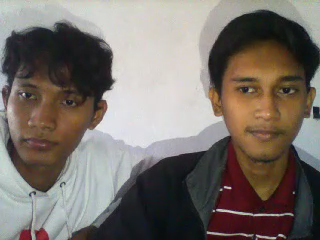
#> input picture frame 45 of vid.mp4, 320 x 240 px
$ jupyter execute 'DETECTION WITH VIDEO.ipynb'   (older library calls are emulated)
#> lines starting #> are read from the running program, lines starting #| are printed output that depends on the picture
[cell 1]
import cv2
import numpy as np
import scipy
import scipy.ndimage

# Load Video
cap = cv2.VideoCapture('vid.mp4')


fourcc = cv2.VideoWriter_fourcc(*'XVID')
out = cv2.VideoWriter('output.avi',fourcc, 20.0, (160,120))

# Resize frame ke 160x120 px
while True:
    ret, frame = cap.read()
#> frame is the input picture: shape (240, 320, 3); mean B, G, R 107.1, 113.1, 121.1
    if ret == True:
        b = cv2.resize(frame,(160,120),fx=0,fy=0, interpolation = cv2.INTER_CUBIC)
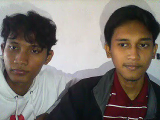
#> b: shape (120, 160, 3); mean B, G, R 107.1, 113.1, 121.1
        out.write(b)
    else:
        break

cap.release()
out.release()
cv2.destroyAllWindows()

cap = cv2.VideoCapture('output.avi')

countFrame = 0
detectFrame = 0

# intensities to be considered 'skin'
lower = np.array([0, 48, 80], dtype = "uint8")
upper = np.array([20, 255, 255], dtype = "uint8")


while(True):
    ret, img = cap.read()
    countFrame += 1
    if ret:
        # INFORMASI FITUR MATA
        # rgb to gray
        gray = cv2.cvtColor(img, cv2.COLOR_BGR2GRAY)
#         cv2.imshow('Grayscale', gray)

        # minimum filter
        mf = scipy.ndimage.filters.minimum_filter(gray,3)
#         cv2.imshow('Minimum Filter', mf)

        # threshold binary
        _, th = cv2.threshold(mf,127,255,cv2.THRESH_BINARY)
#         cv2.imshow('Iteratif Threshold', th)

        # TEMPLATE WAJAH
        # Skin Selection
        converted = cv2.cvtColor(img, cv2.COLOR_BGR2HSV)
        skinMask = cv2.inRange(converted, lower, upper)
#         cv2.imshow("Skin Selection", skinMask)

        # Gaussian Filter
        gb = cv2.GaussianBlur(skinMask, (3, 3), 0)
#         gb = scipy.ndimage.gaussian_filter(skinMask, sigma=3)
#         cv2.imshow("Gaussian Filter", gb)

        # Adaptive Threshold
#         gb = scipy.ndimage.gaussian_filter(skinMask, sigma=3)
        at = cv2.adaptiveThreshold(gb, 255,cv2.ADAPTIVE_THRESH_MEAN_C, cv2.THRESH_BINARY, 3, 2)
#         cv2.imshow("Adaptive Filter", at)


        # Bitwise xor
        xor = cv2.bitwise_xor(th, at)
#         cv2.imshow("Bitwise XOR", xor)

        # Gaussian Filter
        gf = cv2.GaussianBlur(xor, (3, 3), 0)
        _, lth = cv2.threshold(gf,127,255,cv2.THRESH_BINARY)
#         cv2.imshow("Hasil", lth)

        # Iteratif Threshold
        im2, ctrs, hier = cv2.findContours(lth.copy(), cv2.RETR_EXTERNAL, cv2.CHAIN_APPROX_SIMPLE)

        # Pemetaan Array deteksi mata
        sorted_ctrs = sorted(ctrs, key=lambda ctr: cv2.boundingRect(ctr)[0])
        for i, ctr in enumerate(sorted_ctrs):
            # Get bounding box
            x, y, w, h = cv2.boundingRect(ctr)

            # Getting ROI
            roi = img[y:y+h, x:x+w]
            # show ROI
            #cv2.imshow('segment no:'+str(i),roi)
            cv2.rectangle(img,(x,y),( x + w, y + h ),(0,255,0),2)

        cv2.imshow('frame',img)

        if cv2.waitKey(1) & 0xFF == ord('q'):
            break

    else:
        break

cap.release()
cv2.destroyAllWindows()

print(countFrame)
print(detectFrame)


$ run again, starting later in the video
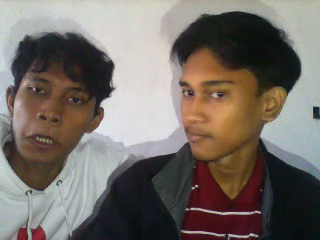
#> input picture frame 205 of vid.mp4, 320 x 240 px
#> frame is the input picture: shape (240, 320, 3); mean B, G, R 104.1, 110, 118.4
#> `b = cv2.resize(frame,(160,120),fx=0,fy=0, interpolation = cv2.INTER_CU..`:
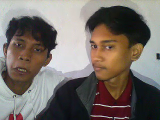
#> b: shape (120, 160, 3); mean B, G, R 104.1, 110, 118.4

$ run again, starting later in the video
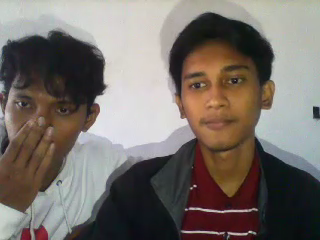
#> input picture frame 364 of vid.mp4, 320 x 240 px
#> frame is the input picture: shape (240, 320, 3); mean B, G, R 105.5, 111.3, 119.2
#> `b = cv2.resize(frame,(160,120),fx=0,fy=0, interpolation = cv2.INTER_CU..`:
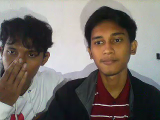
#> b: shape (120, 160, 3); mean B, G, R 105.5, 111.3, 119.2
